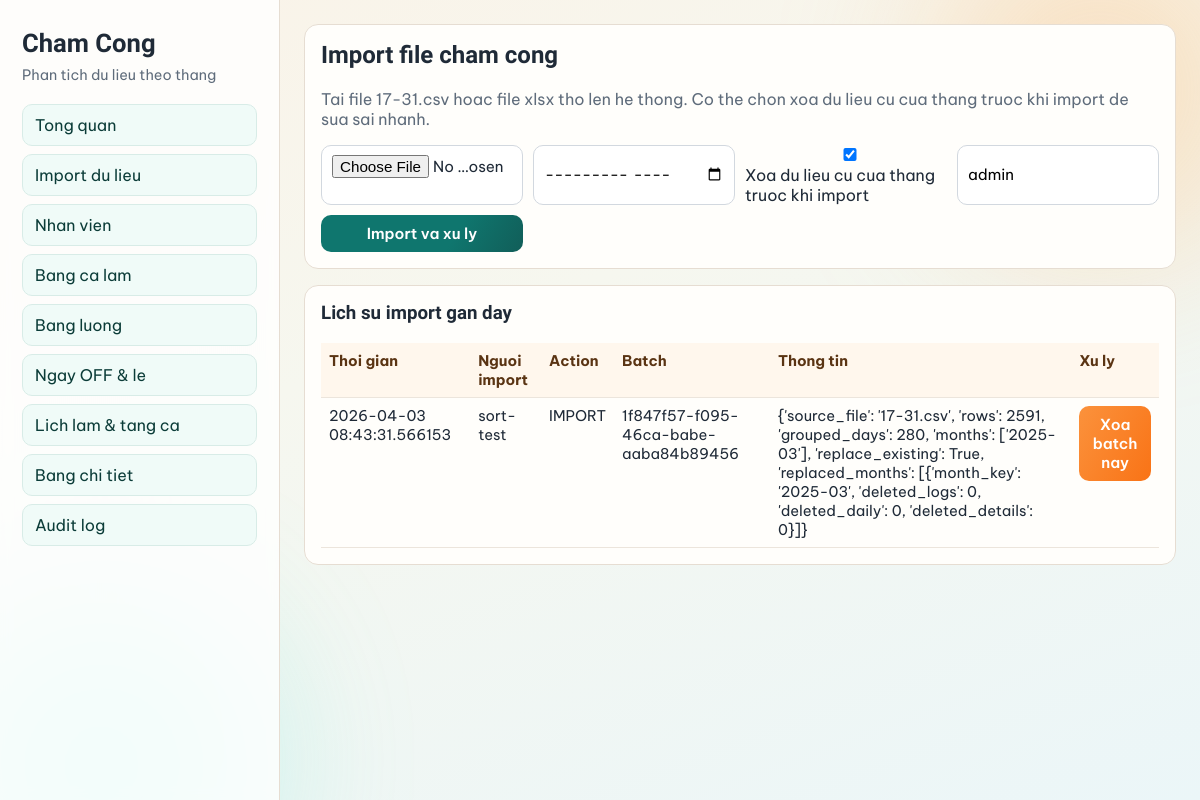
The page /imports on the database its author committed.
### app/models.py (models this page shows)
class SerializableMixin:
    def to_dict(self):
        payload = {}
        for column in self.__table__.columns:
            value = getattr(self, column.name)
            if isinstance(value, (datetime, date, time)):
                payload[column.name] = value.isoformat()
            elif isinstance(value, Decimal):
                payload[column.name] = float(value)
            else:
                payload[column.name] = value
        return payload

class AuditLog(db.Model, SerializableMixin):
    __tablename__ = "audit_logs"
    id = db.Column(db.Integer, primary_key=True)
    table_name = db.Column(db.String(64), nullable=False, index=True)
    record_id = db.Column(db.String(64), nullable=False)
    action = db.Column(db.String(32), nullable=False, index=True)
    changed_by = db.Column(db.String(64), nullable=False, default="system")
    changed_at = db.Column(db.DateTime, nullable=False, default=datetime.utcnow, index=True)
    before_data = db.Column(db.JSON, nullable=True)
    after_data = db.Column(db.JSON, nullable=True)
    notes = db.Column(db.String(255), nullable=True)

### app/routes.py (the view, shortened to what this page needs)
    @app.route("/imports", methods=["GET", "POST"])
    def imports():
        import_logs = (
            AuditLog.query.filter_by(table_name="attendance_import")
            .order_by(AuditLog.changed_at.desc())
            .limit(30)
            .all()
        )
        return render_template("imports.html", import_logs=import_logs)

### app/templates/imports.html (shortened to what this page needs)
{% extends "base.html" %}
{% block content %}
<div class="panel">
    <h2>Import file cham cong</h2>
    <p class="muted">Tai file 17-31.csv hoac file xlsx tho len he thong. Co the chon xoa du lieu cu cua thang truoc khi import de sua sai nhanh.</p>
    <form method="post" enctype="multipart/form-data" class="form-grid">
        <input type="file" name="attendance_file" accept=".csv,.xlsx,.xls" required>
        <input type="month" name="month_key" placeholder="De trong de tu dong theo file">
        <label><input type="checkbox" name="replace_existing_month" checked> Xoa du lieu cu cua thang truoc khi import</label>
        <input name="changed_by" placeholder="Nguoi import" value="admin">
        <button type="submit">Import va xu ly</button>
    </form>
</div>
<div class="panel">
    <h3>Lich su import gan day</h3>
    <div class="table-wrap">
        <table>
            <thead>
                <tr>
                    <th>Thoi gian</th>
                    <th>Nguoi import</th>
                    <th>Action</th>
                    <th>Batch</th>
                    <th>Thong tin</th>
                    <th>Xu ly</th>
                </tr>
            </thead>
            <tbody>
                {% for row in import_logs %}
                <tr>
                    <td>{{ row.changed_at }}</td>
                    <td>{{ row.changed_by }}</td>
                    <td>{{ row.action }}</td>
                    <td>{{ row.record_id }}</td>
                    <td>{{ row.after_data }}</td>
                    <td>
                        {% if row.action == "IMPORT" %}
                        <form method="post" action="{{ url_for('delete_import_batch', batch_id=row.record_id) }}" onsubmit="return confirm('Xoa du lieu cua batch nay?');">
                            <button type="submit" class="secondary">Xoa batch nay</button>
                        </form>
                        {% else %}
                        -
                        {% endif %}
                    </td>
                </tr>
                {% else %}
                <tr>
                    <td colspan="6">Chua co lan import nao.</td>
                </tr>
                {% endfor %}
            </tbody>
        </table>
    </div>
</div>
{% endblock %}

### app/static/css/style.css (style rules this page uses)
:root { --bg: #f7f4ed; --panel: #fffefb; --ink: #1f2a37; --muted: #5f6c7b; --brand: #0f766e; --accent: #f97316; --warn: #dc2626; --ok: #15803d; --line: #e6ddd2; }
* { box-sizing: border-box; }
body { margin: 0; color: var(--ink); font-family: "Be Vietnam Pro", sans-serif; background: linear-gradient(160deg, #faf3e8 0%, #f6f7ef 40%, #ebf6f8 100%); min-height: 100vh; }
h2 { margin-top: 0; font-family: "Sora", sans-serif; }
.panel { background: var(--panel); border: 1px solid var(--line); border-radius: 14px; padding: 16px; margin-bottom: 16px; }
.panel h3 { margin-top: 0; font-family: "Sora", sans-serif; }
.form-grid { display: grid; grid-template-columns: repeat(auto-fit, minmax(160px, 1fr)); gap: 10px; }
input, select, button, textarea { width: 100%; border: 1px solid #d2d8df; border-radius: 10px; padding: 9px 10px; font-size: 0.95rem; font-family: inherit; background: #fff; }
button { background: linear-gradient(120deg, var(--brand), #0f766e 65%, #115e59); color: white; font-weight: 600; border: none; cursor: pointer; }
button.secondary { background: linear-gradient(120deg, #fb923c, var(--accent)); }
table { width: 100%; border-collapse: collapse; font-size: 0.92rem; }
th, td { border-bottom: 1px solid #ece5dc; padding: 8px; text-align: left; vertical-align: top; }
th { background: #fff7ed; color: #5a3413; position: sticky; top: 0; }
.table-wrap { overflow: auto; max-height: 65vh; }
.muted { color: var(--muted); }

### rows shown on the page
AuditLog: changed_at "2026-04-03 08:43:31.566153", changed_by "sort-test", action "IMPORT", record_id "1f847f57-f095-46ca-babe-aaba84b89456", after_data "{'source_file': '17-31.csv', 'rows': 2591, 'grouped_days': 280, 'months': ['2025-03'], 'replace_existing': True, 'replaced_months': [{'month_key': '2025-03', 'deleted_logs': 0, 'deleted_daily': 0, 'deleted_details': 0}]}"
